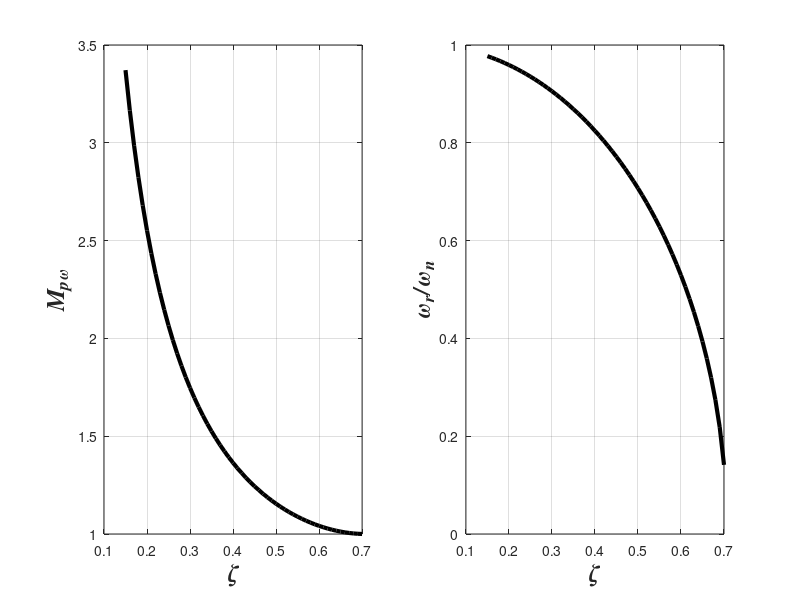

Write MATLAB code to recreate this figure.
zeta=[0.15:0.01:0.7];
wr_over_wn=sqrt(1 -2*zeta.^2);
Mp=(2*zeta .* sqrt(1-zeta.^2)).^(-1);
%
subplot(121)
plot(zeta,Mp,'black','LineWidth',3),grid
X=xlabel('\zeta')
Y=ylabel('M_{p\omega}') 
set([X,Y],'FontName','times','FontSize',18,'FontAngle','Italic','FontWeight','bold')

subplot(122)
plot(zeta,wr_over_wn,'black','LineWidth',3)
grid
X=xlabel('\zeta')
Y=ylabel('\omega_r/\omega_n')
set([X,Y],'FontName','times','FontSize',18,'FontAngle','Italic','FontWeight','bold')
